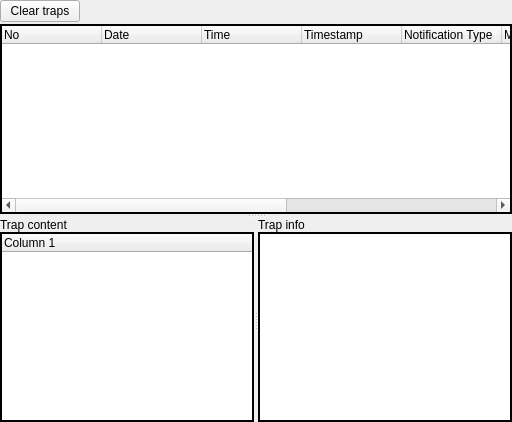
      <widget class="QWidget" name="TrapsTab">
       <attribute name="title">
        <string>Traps</string>
       </attribute>
       <layout class="QGridLayout">
        <property name="leftMargin">
         <number>0</number>
        </property>
        <property name="topMargin">
         <number>0</number>
        </property>
        <property name="rightMargin">
         <number>0</number>
        </property>
        <property name="bottomMargin">
         <number>0</number>
        </property>
        <property name="spacing">
         <number>6</number>
        </property>
        <item row="0" column="0">
         <widget class="QSplitter" name="TrapLogSplitter">
          <property name="orientation">
           <enum>Qt::Vertical</enum>
          </property>
          <widget class="QWidget" name="TrapLogLayout">
           <layout class="QVBoxLayout">
            <property name="spacing">
             <number>2</number>
            </property>
            <property name="leftMargin">
             <number>0</number>
            </property>
            <property name="topMargin">
             <number>0</number>
            </property>
            <property name="rightMargin">
             <number>0</number>
            </property>
            <property name="bottomMargin">
             <number>0</number>
            </property>
            <item>
             <layout class="QHBoxLayout">
              <property name="spacing">
               <number>6</number>
              </property>
              <property name="leftMargin">
               <number>0</number>
              </property>
              <property name="topMargin">
               <number>0</number>
              </property>
              <property name="rightMargin">
               <number>0</number>
              </property>
              <property name="bottomMargin">
               <number>0</number>
              </property>
             </layout>
            </item>
            <item>
             <widget class="QPushButton" name="ClearTraps">
              <property name="sizePolicy">
               <sizepolicy hsizetype="Fixed" vsizetype="Fixed">
                <horstretch>0</horstretch>
                <verstretch>0</verstretch>
               </sizepolicy>
              </property>
              <property name="text">
               <string>Clear traps</string>
              </property>
             </widget>
            </item>
            <item>
             <widget class="QTreeWidget" name="TrapLog">
              <property name="frameShape">
               <enum>QFrame::WinPanel</enum>
              </property>
              <property name="frameShadow">
               <enum>QFrame::Plain</enum>
              </property>
              <property name="rootIsDecorated">
               <bool>false</bool>
              </property>
              <property name="allColumnsShowFocus">
               <bool>true</bool>
              </property>
              <column>
               <property name="text">
                <string>No</string>
               </property>
              </column>
              <column>
               <property name="text">
                <string>Date</string>
               </property>
              </column>
              <column>
               <property name="text">
                <string>Time</string>
               </property>
              </column>
              <column>
               <property name="text">
                <string>Timestamp</string>
               </property>
              </column>
              <column>
               <property name="text">
                <string>Notification Type</string>
               </property>
              </column>
              <column>
               <property name="text">
                <string>Message Type</string>
               </property>
              </column>
              <column>
               <property name="text">
                <string>Version</string>
               </property>
              </column>
              <column>
               <property name="text">
                <string>Agent Address</string>
               </property>
              </column>
              <column>
               <property name="text">
                <string>Agent port</string>
               </property>
              </column>
             </widget>
            </item>
           </layout>
          </widget>
          <widget class="QSplitter" name="TrapSplitter">
           <property name="orientation">
            <enum>Qt::Horizontal</enum>
           </property>
           <widget class="QWidget" name="TrapContentLayout">
            <layout class="QVBoxLayout">
             <property name="spacing">
              <number>0</number>
             </property>
             <property name="leftMargin">
              <number>0</number>
             </property>
             <property name="topMargin">
              <number>0</number>
             </property>
             <property name="rightMargin">
              <number>0</number>
             </property>
             <property name="bottomMargin">
              <number>0</number>
             </property>
             <item>
              <widget class="QLabel" name="TrapContentL">
               <property name="text">
                <string>Trap content</string>
               </property>
              </widget>
             </item>
             <item>
              <widget class="QTreeWidget" name="TrapContent">
               <property name="enabled">
                <bool>true</bool>
               </property>
               <property name="frameShape">
                <enum>QFrame::WinPanel</enum>
               </property>
               <property name="frameShadow">
                <enum>QFrame::Plain</enum>
               </property>
               <property name="rootIsDecorated">
                <bool>true</bool>
               </property>
               <column>
                <property name="text">
                 <string>Column 1</string>
                </property>
               </column>
              </widget>
             </item>
            </layout>
           </widget>
           <widget class="QWidget" name="TrapInfoLayout">
            <layout class="QVBoxLayout">
             <property name="spacing">
              <number>0</number>
             </property>
             <property name="leftMargin">
              <number>0</number>
             </property>
             <property name="topMargin">
              <number>0</number>
             </property>
             <property name="rightMargin">
              <number>0</number>
             </property>
             <property name="bottomMargin">
              <number>0</number>
             </property>
             <item>
              <widget class="QLabel" name="TrapInfoL">
               <property name="text">
                <string>Trap info</string>
               </property>
              </widget>
             </item>
             <item>
              <widget class="QTextEdit" name="TrapInfo">
               <property name="sizePolicy">
                <sizepolicy hsizetype="Expanding" vsizetype="Expanding">
                 <horstretch>0</horstretch>
                 <verstretch>0</verstretch>
                </sizepolicy>
               </property>
               <property name="frameShape">
                <enum>QFrame::WinPanel</enum>
               </property>
               <property name="frameShadow">
                <enum>QFrame::Plain</enum>
               </property>
               <property name="readOnly">
                <bool>true</bool>
               </property>
               <property name="overwriteMode">
                <bool>false</bool>
               </property>
              </widget>
             </item>
            </layout>
           </widget>
          </widget>
         </widget>
        </item>
       </layout>
      </widget>
